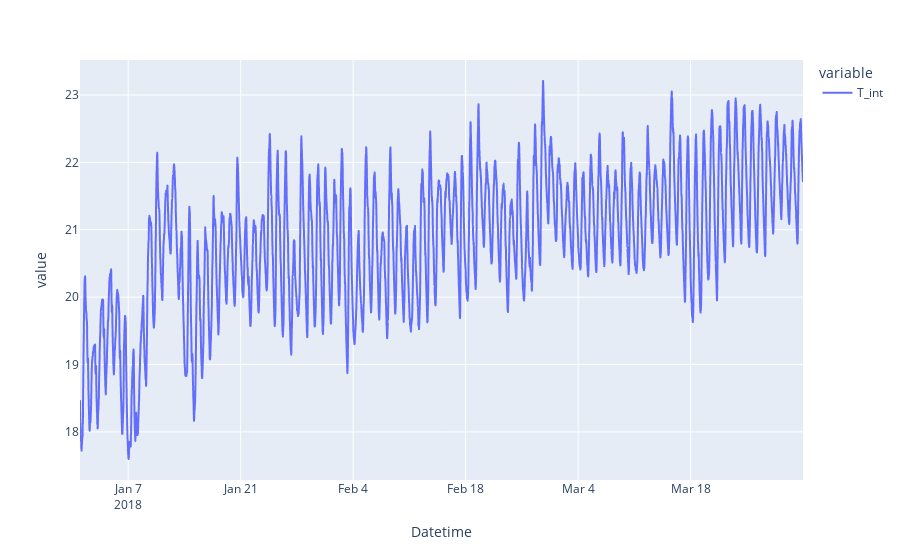

Notebook cell for this chart:
### Code cell
# Interactive plot
px.line(df[state_columns])

### Figure 1 — Plotly figure (JSON) as saved in the notebook; plotly's stock layout.template omitted (floating-point values rounded to 4 significant figures; data arrays with more than 128 entries replaced by an {"elided": "..."} marker saying what was removed)
{"data": [{"hovertemplate": "variable=T_int<br>Datetime=%{x}<br>value=%{y}<extra></extra>", "legendgroup": "T_int", "line": {"color": "#636efa", "dash": "solid"}, "marker": {"symbol": "circle"}, "mode": "lines", "name": "T_int", "showlegend": true, "type": "scattergl", "x": {"elided": "8640 str values"}, "xaxis": "x", "y": {"elided": "8640 float values"}, "yaxis": "y"}], "layout": {"legend": {"title": {"text": "variable"}, "tracegroupgap": 0}, "margin": {"t": 60}, "xaxis": {"anchor": "y", "domain": [0, 1], "title": {"text": "Datetime"}}, "yaxis": {"anchor": "x", "domain": [0, 1], "title": {"text": "value"}}}}
